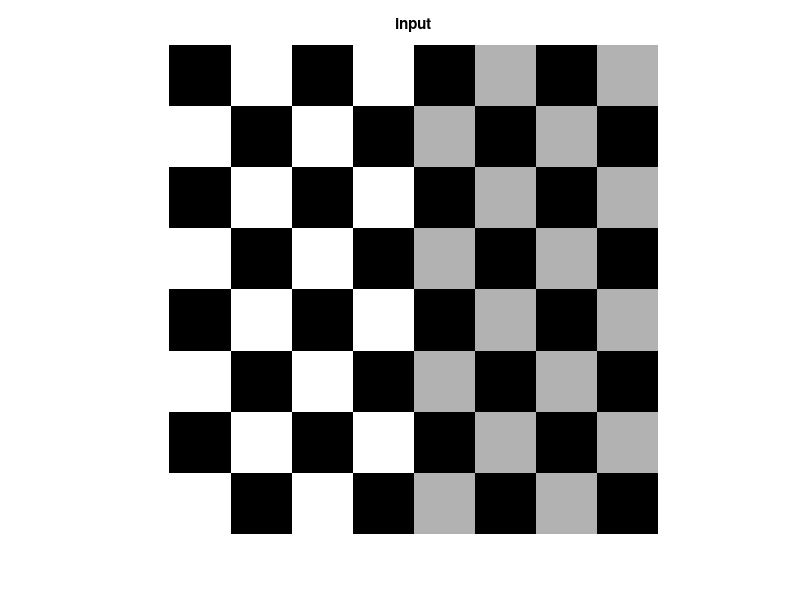
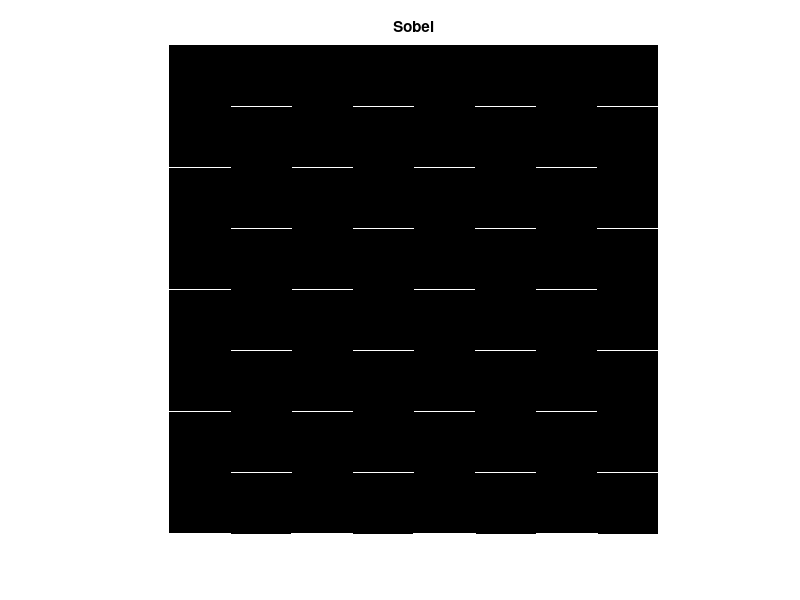
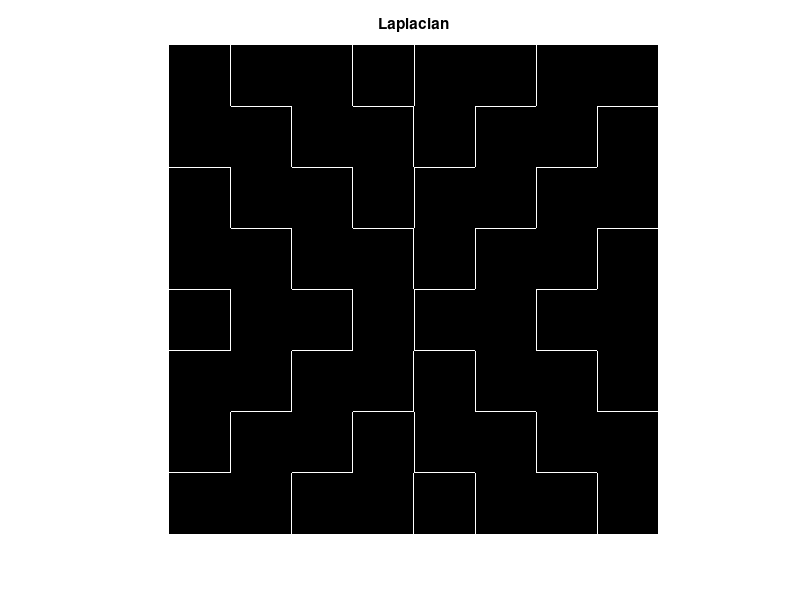

MATLAB code for these plots, in order:
clc;
clear all;
close all;

%im = imread('test.png');
%im = rgb2gray(im);
im = checkerboard(100);
%im = rgb2gray(im);

H_sobel = fspecial('sobel');
H_lap = fspecial('laplacian');

im_sobel = imfilter(double(255*im), H_sobel);
im_lap = imfilter(double(255*im), H_lap);


imshow(im), title('input');
figure,imshow(im_sobel), title('Sobel');
figure,imshow(im_lap), title('Laplacian');